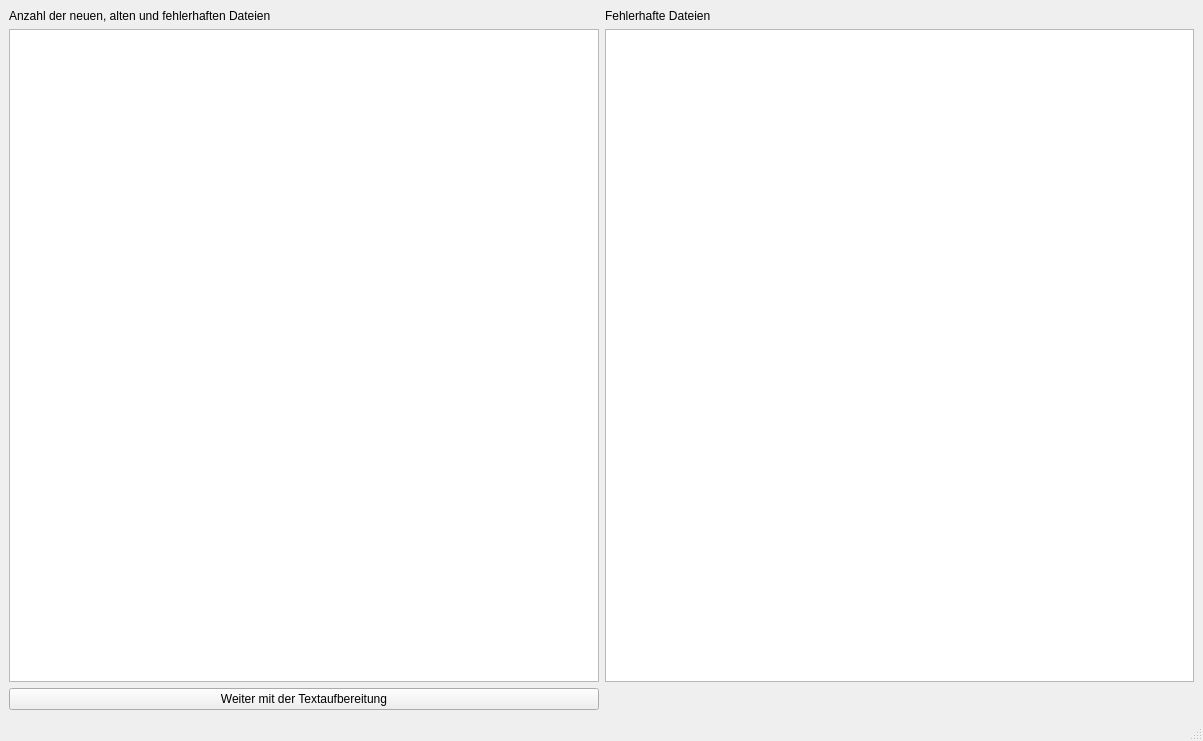
<?xml version="1.0" encoding="UTF-8"?>
<ui version="4.0">
 <class>MainWindow</class>
 <widget class="QMainWindow" name="MainWindow">
  <property name="geometry">
   <rect>
    <x>0</x>
    <y>0</y>
    <width>1203</width>
    <height>741</height>
   </rect>
  </property>
  <property name="windowTitle">
   <string>Moodle Zusammenfassung</string>
  </property>
  <widget class="QWidget" name="centralwidget">
   <layout class="QGridLayout" name="gridLayout">
    <item row="0" column="0">
     <widget class="QLabel" name="label">
      <property name="text">
       <string>Anzahl der neuen, alten und fehlerhaften Dateien</string>
      </property>
     </widget>
    </item>
    <item row="0" column="1">
     <widget class="QLabel" name="label_2">
      <property name="text">
       <string>Fehlerhafte Dateien</string>
      </property>
     </widget>
    </item>
    <item row="1" column="0">
     <widget class="QTableView" name="tab_numberOfData">
      <property name="enabled">
       <bool>true</bool>
      </property>
      <property name="maximumSize">
       <size>
        <width>16777215</width>
        <height>16777215</height>
       </size>
      </property>
     </widget>
    </item>
    <item row="1" column="1">
     <widget class="QTableView" name="tab_errorData"/>
    </item>
    <item row="2" column="0">
     <widget class="QPushButton" name="but_back">
      <property name="text">
       <string>Weiter mit der Textaufbereitung</string>
      </property>
     </widget>
    </item>
   </layout>
  </widget>
  <widget class="QMenuBar" name="menubar">
   <property name="geometry">
    <rect>
     <x>0</x>
     <y>0</y>
     <width>1203</width>
     <height>18</height>
    </rect>
   </property>
  </widget>
  <widget class="QStatusBar" name="statusbar"/>
 </widget>
 <resources/>
 <connections/>
</ui>
